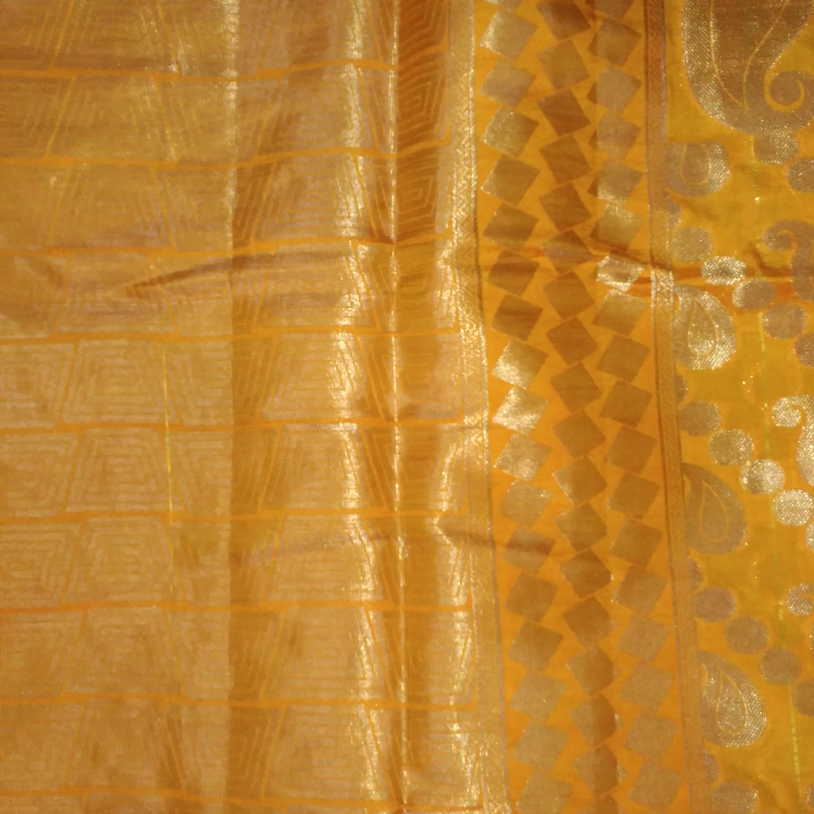
#> input picture data/gallery/0001.jpg, 2442 x 2442 px (shown at 1/3 size)
$ python -i features.py   (imports and definitions only)
#> lines starting #> are read from the running program, lines starting #| are printed output that depends on the picture
import cv2
import numpy as np


def extract_features(gray_image):
    # Resize image
    image = cv2.resize(gray_image, (128, 128))

    # Improve contrast
    image = cv2.equalizeHist(image)

    # Edge information
    edges = cv2.Canny(
        image,
        threshold1=40,
        threshold2=120
    )

    # Texture information using Local Binary Pattern
    lbp = np.zeros_like(image, dtype=np.uint8)

    for y in range(1, image.shape[0] - 1):
        for x in range(1, image.shape[1] - 1):

            center = image[y, x]

            binary_value = 0

            binary_value |= (image[y - 1, x - 1] >= center) << 7
            binary_value |= (image[y - 1, x] >= center) << 6
            binary_value |= (image[y - 1, x + 1] >= center) << 5
            binary_value |= (image[y, x + 1] >= center) << 4
            binary_value |= (image[y + 1, x + 1] >= center) << 3
            binary_value |= (image[y + 1, x] >= center) << 2
            binary_value |= (image[y + 1, x - 1] >= center) << 1
            binary_value |= (image[y, x - 1] >= center)

            lbp[y, x] = binary_value

    # Divide image into blocks and create texture histograms
    texture_features = []

    block_size = 32

    for y in range(0, 128, block_size):
        for x in range(0, 128, block_size):

            block = lbp[
                y:y + block_size,
                x:x + block_size
            ]

            histogram = cv2.calcHist(
                [block],
                [0],
                None,
                [256],
                [0, 256]
            )

            histogram = histogram.flatten()

            histogram = histogram / (
                np.sum(histogram) + 1e-7
            )

            texture_features.extend(histogram)

    # Edge histogram
    edge_histogram = cv2.calcHist(
        [edges],
        [0],
        None,
        [32],
        [0, 256]
    ).flatten()

    edge_histogram = edge_histogram / (
        np.sum(edge_histogram) + 1e-7
    )

    # Combine texture and edge features
    features = np.concatenate(
        [
            np.array(texture_features),
            edge_histogram
        ]
    )

    return features.astype(np.float32)


def compare_features(features1, features2):
    features1 = np.array(features1)
    features2 = np.array(features2)

    norm1 = np.linalg.norm(features1)
    norm2 = np.linalg.norm(features2)

    if norm1 == 0 or norm2 == 0:
        return 0.0

    similarity = np.dot(
        features1,
        features2
    ) / (norm1 * norm2)

    return float(similarity)


# [2 lines not run here, left out]

>>> import cv2
>>> picture = cv2.imread('../data/gallery/0001.jpg', cv2.IMREAD_GRAYSCALE)
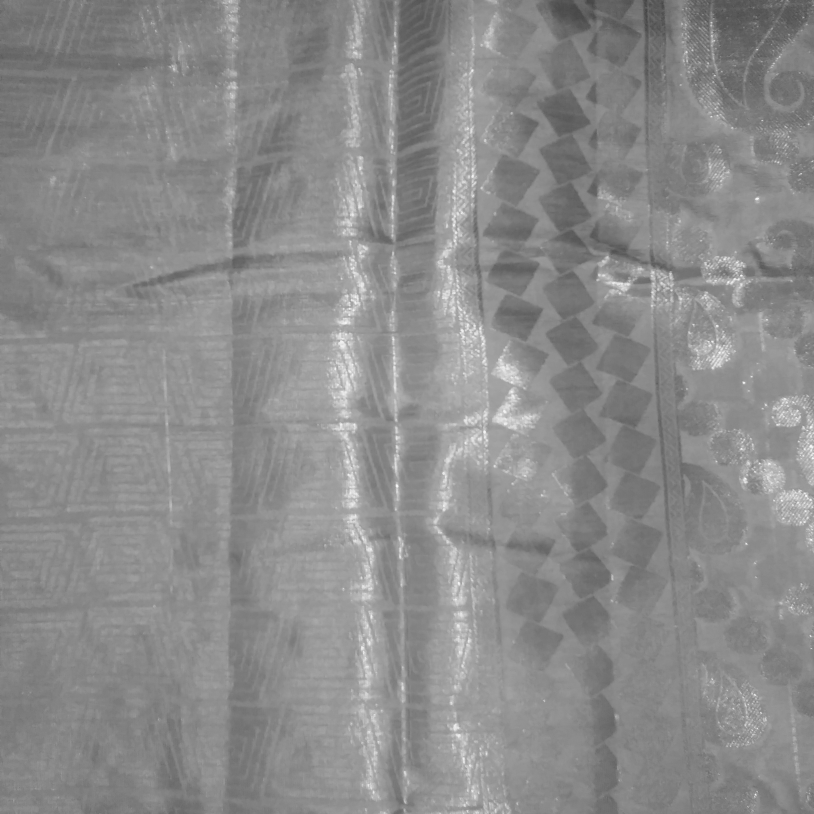
#> picture: shape (2442, 2442) (shown at 1/3 size); min 32, max 255, mean 139.1
>>> result = extract_features(picture)
#> in extract_features, `image = cv2.resize(gray_image, (128, 128))`:
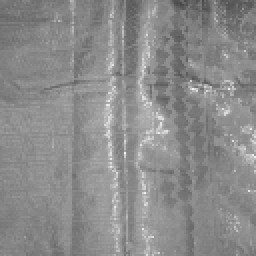
#> image: shape (128, 128) (shown 2 times larger); min 73, max 245, mean 139
#> in extract_features, `image = cv2.equalizeHist(image)`:
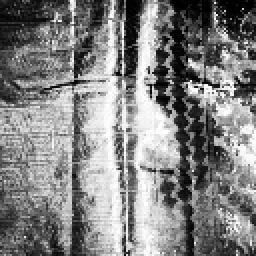
#> image: shape (128, 128) (shown 2 times larger); min 0, max 255, mean 129.8
#> in extract_features, `edges = cv2.Canny( image, threshold1=40, threshold2=120 )`:
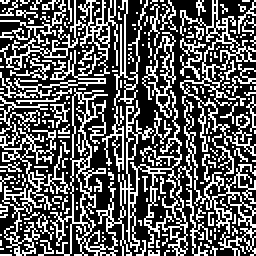
#> edges: shape (128, 128) (shown 2 times larger); 35.2% white in thin lines or dots
#> after the loop in extract_features, `for y in range(1, image.shape[0] - 1):`:
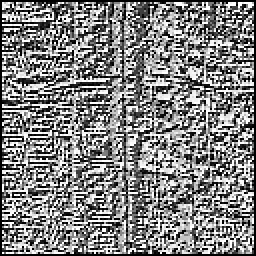
#> lbp: shape (128, 128) (shown 2 times larger); min 0, max 255, mean 129.6
#> after the loop in extract_features, `for y in range(0, 128, block_size):`: texture_features = 4096 values, max 0.141 at index 0, min 0 at index 35, mean 0.00391
#> in extract_features, `edge_histogram = cv2.calcHist( [edges], [0], None, [32], [0, 256] ).fl..`: edge_histogram = 32 values, max 10615 at index 0, min 0 at index 1, mean 512
#> in extract_features, `edge_histogram = edge_histogram / ( np.sum(edge_histogram) + 1e-7 )`: edge_histogram = 32 values, max 0.648 at index 0, min 0 at index 1, mean 0.0312
#> in extract_features, `features = np.concatenate( [ np.array(texture_features), edge_histogra..`: features = 4128 values, max 0.648 at index 4096, min 0 at index 35, mean 0.00412
#> result has the same summary as features in extract_features

$ run again, on data/gallery/0004.jpg
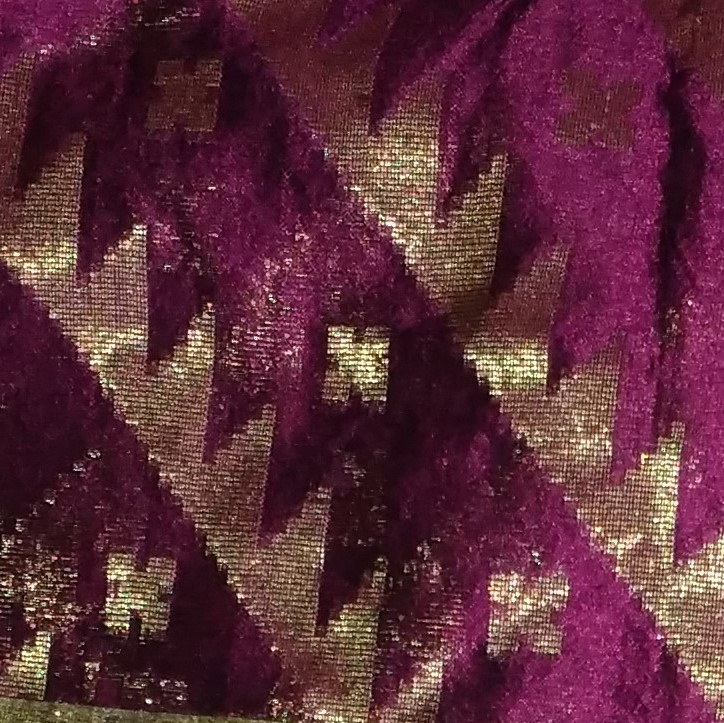
#> input picture data/gallery/0004.jpg, 724 x 723 px
#> in extract_features, `edges = cv2.Canny( image, threshold1=40, threshold2=120 )`:
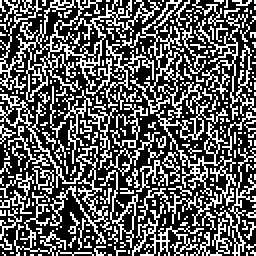
#> edges: shape (128, 128) (shown 2 times larger); 35.8% white in thin lines or dots
#> after the loop in extract_features, `for y in range(1, image.shape[0] - 1):`:
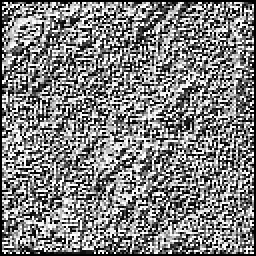
#> lbp: shape (128, 128) (shown 2 times larger); min 0, max 255, mean 127.8
#> after the loop in extract_features, `for y in range(0, 128, block_size):`: texture_features = 4096 values, max 0.146 at index 768, min 0 at index 9, mean 0.00391
#> in extract_features, `edge_histogram = cv2.calcHist( [edges], [0], None, [32], [0, 256] ).fl..`: edge_histogram = 32 values, max 10523 at index 0, min 0 at index 1, mean 512
#> in extract_features, `edge_histogram = edge_histogram / ( np.sum(edge_histogram) + 1e-7 )`: edge_histogram = 32 values, max 0.642 at index 0, min 0 at index 1, mean 0.0312
#> features = 4128 values, max 0.642 at index 4096, min 0 at index 9, mean 0.00412
#> result has the same summary as features in extract_features

$ run again, on data/gallery/0005.jpg
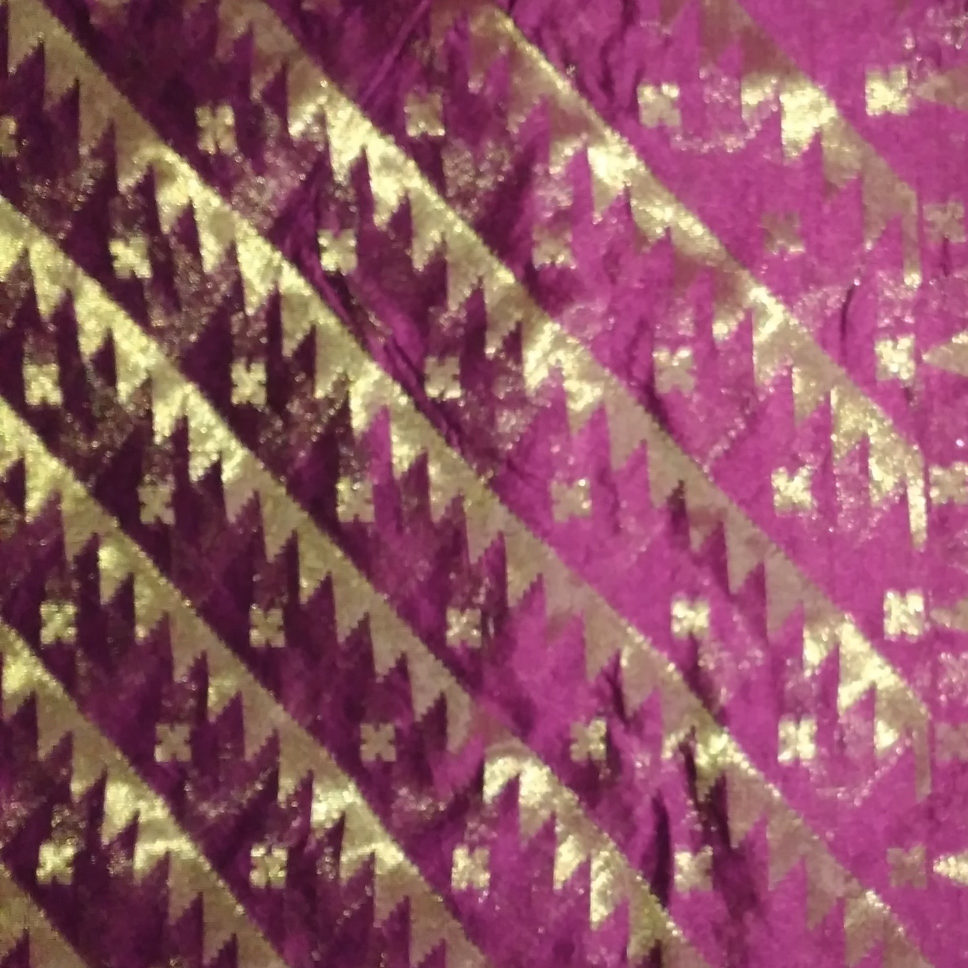
#> input picture data/gallery/0005.jpg, 1935 x 1936 px (shown at 1/2 size)
#> in extract_features, `edges = cv2.Canny( image, threshold1=40, threshold2=120 )`:
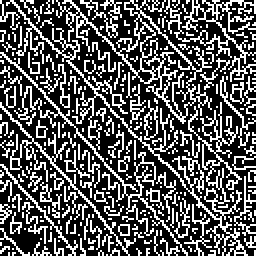
#> edges: shape (128, 128) (shown 2 times larger); 33.8% white in thin lines or dots
#> after the loop in extract_features, `for y in range(1, image.shape[0] - 1):`:
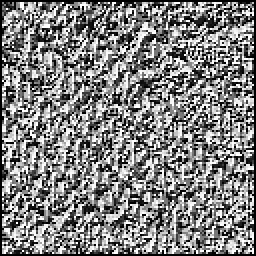
#> lbp: shape (128, 128) (shown 2 times larger); min 0, max 255, mean 128.4
#> after the loop in extract_features, `for y in range(0, 128, block_size):`: texture_features = 4096 values, max 0.116 at index 3840, min 0 at index 18, mean 0.00391
#> in extract_features, `edge_histogram = cv2.calcHist( [edges], [0], None, [32], [0, 256] ).fl..`: edge_histogram = 32 values, max 10841 at index 0, min 0 at index 1, mean 512
#> in extract_features, `edge_histogram = edge_histogram / ( np.sum(edge_histogram) + 1e-7 )`: edge_histogram = 32 values, max 0.662 at index 0, min 0 at index 1, mean 0.0312
#> features = 4128 values, max 0.662 at index 4096, min 0 at index 18, mean 0.00412
#> result has the same summary as features in extract_features

$ run again, on data/gallery/0009.jpg
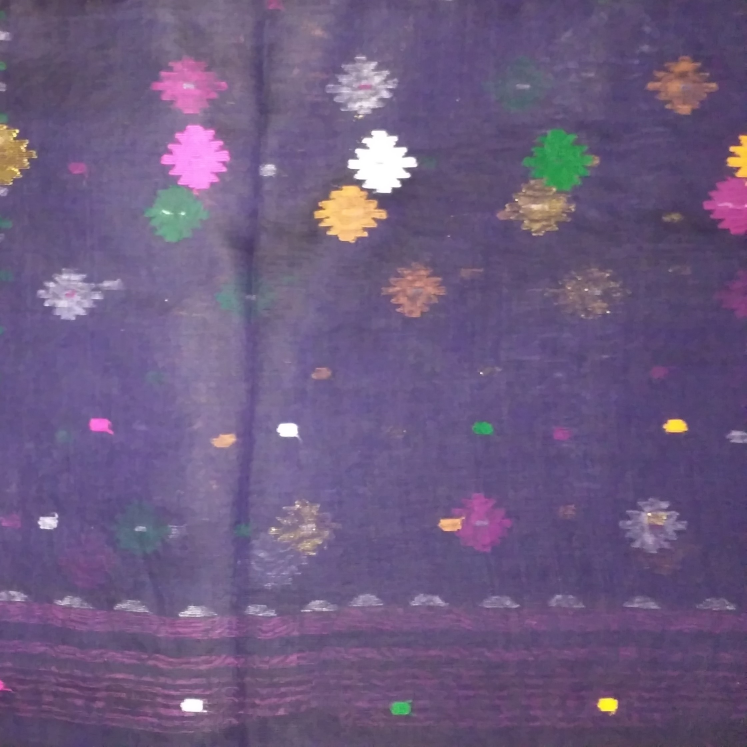
#> input picture data/gallery/0009.jpg, 2240 x 2240 px (shown at 1/3 size)
#> in extract_features, `edges = cv2.Canny( image, threshold1=40, threshold2=120 )`:
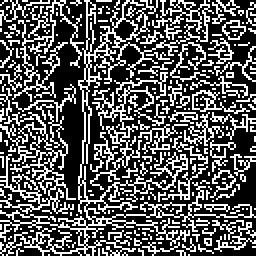
#> edges: shape (128, 128) (shown 2 times larger); 34.3% white in thin lines or dots
#> after the loop in extract_features, `for y in range(1, image.shape[0] - 1):`:
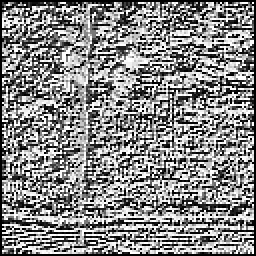
#> lbp: shape (128, 128) (shown 2 times larger); min 0, max 255, mean 134.6
#> after the loop in extract_features, `for y in range(0, 128, block_size):`: texture_features = 4096 values, max 0.138 at index 3072, min 0 at index 18, mean 0.00391
#> in extract_features, `edge_histogram = cv2.calcHist( [edges], [0], None, [32], [0, 256] ).fl..`: edge_histogram = 32 values, max 10757 at index 0, min 0 at index 1, mean 512
#> in extract_features, `edge_histogram = edge_histogram / ( np.sum(edge_histogram) + 1e-7 )`: edge_histogram = 32 values, max 0.657 at index 0, min 0 at index 1, mean 0.0312
#> features = 4128 values, max 0.657 at index 4096, min 0 at index 18, mean 0.00412
#> result has the same summary as features in extract_features
